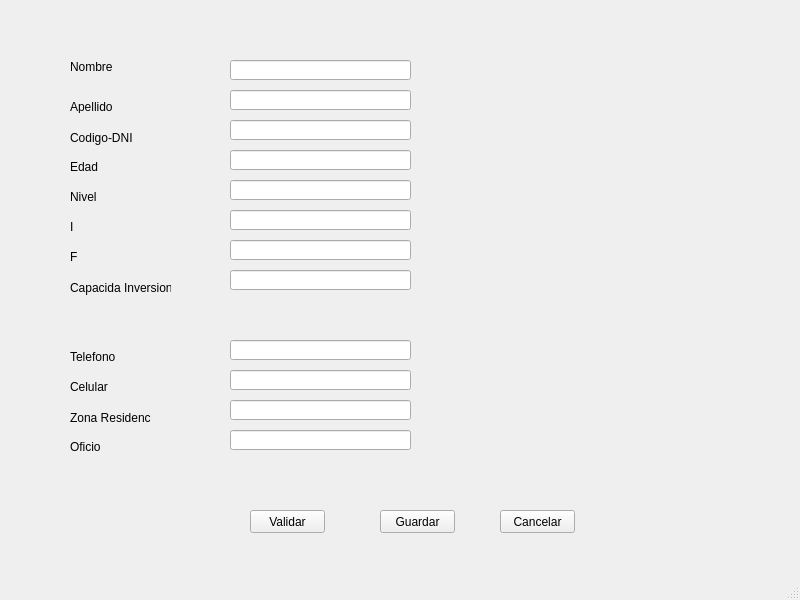
<?xml version="1.0" encoding="UTF-8"?>
<ui version="4.0">
 <class>MainWindow</class>
 <widget class="QMainWindow" name="MainWindow">
  <property name="geometry">
   <rect>
    <x>0</x>
    <y>0</y>
    <width>800</width>
    <height>600</height>
   </rect>
  </property>
  <property name="windowTitle">
   <string>MainWindow</string>
  </property>
  <widget class="QWidget" name="centralwidget">
   <widget class="QLabel" name="label_Nombre">
    <property name="geometry">
     <rect>
      <x>70</x>
      <y>60</y>
      <width>47</width>
      <height>13</height>
     </rect>
    </property>
    <property name="text">
     <string>Nombre</string>
    </property>
   </widget>
   <widget class="QLineEdit" name="lineEdit_nombre">
    <property name="geometry">
     <rect>
      <x>230</x>
      <y>60</y>
      <width>181</width>
      <height>20</height>
     </rect>
    </property>
   </widget>
   <widget class="QPushButton" name="pushButton_guardar">
    <property name="geometry">
     <rect>
      <x>380</x>
      <y>510</y>
      <width>75</width>
      <height>23</height>
     </rect>
    </property>
    <property name="text">
     <string>Guardar</string>
    </property>
   </widget>
   <widget class="QPushButton" name="pushButton_2">
    <property name="geometry">
     <rect>
      <x>500</x>
      <y>510</y>
      <width>75</width>
      <height>23</height>
     </rect>
    </property>
    <property name="text">
     <string>Cancelar</string>
    </property>
   </widget>
   <widget class="QLabel" name="label_Apellido">
    <property name="geometry">
     <rect>
      <x>70</x>
      <y>100</y>
      <width>47</width>
      <height>13</height>
     </rect>
    </property>
    <property name="text">
     <string>Apellido</string>
    </property>
   </widget>
   <widget class="QLabel" name="label_Edad">
    <property name="geometry">
     <rect>
      <x>70</x>
      <y>160</y>
      <width>47</width>
      <height>13</height>
     </rect>
    </property>
    <property name="text">
     <string>Edad</string>
    </property>
   </widget>
   <widget class="QLabel" name="label_Codigo">
    <property name="geometry">
     <rect>
      <x>70</x>
      <y>130</y>
      <width>71</width>
      <height>16</height>
     </rect>
    </property>
    <property name="text">
     <string>Codigo-DNI</string>
    </property>
   </widget>
   <widget class="QLabel" name="label_Nivel">
    <property name="geometry">
     <rect>
      <x>70</x>
      <y>190</y>
      <width>47</width>
      <height>13</height>
     </rect>
    </property>
    <property name="text">
     <string>Nivel</string>
    </property>
   </widget>
   <widget class="QLabel" name="label_I">
    <property name="geometry">
     <rect>
      <x>70</x>
      <y>220</y>
      <width>47</width>
      <height>13</height>
     </rect>
    </property>
    <property name="text">
     <string>I</string>
    </property>
   </widget>
   <widget class="QLabel" name="label_F">
    <property name="geometry">
     <rect>
      <x>70</x>
      <y>250</y>
      <width>47</width>
      <height>13</height>
     </rect>
    </property>
    <property name="text">
     <string>F</string>
    </property>
   </widget>
   <widget class="QLabel" name="label_Capacidad_Inv">
    <property name="geometry">
     <rect>
      <x>70</x>
      <y>280</y>
      <width>101</width>
      <height>16</height>
     </rect>
    </property>
    <property name="text">
     <string>Capacida Inversion</string>
    </property>
   </widget>
   <widget class="QLabel" name="label_Telefono">
    <property name="geometry">
     <rect>
      <x>70</x>
      <y>350</y>
      <width>47</width>
      <height>13</height>
     </rect>
    </property>
    <property name="text">
     <string>Telefono</string>
    </property>
   </widget>
   <widget class="QLabel" name="label_Celular">
    <property name="geometry">
     <rect>
      <x>70</x>
      <y>380</y>
      <width>47</width>
      <height>13</height>
     </rect>
    </property>
    <property name="text">
     <string>Celular</string>
    </property>
   </widget>
   <widget class="QLabel" name="label_Zona_Res">
    <property name="geometry">
     <rect>
      <x>70</x>
      <y>410</y>
      <width>81</width>
      <height>16</height>
     </rect>
    </property>
    <property name="text">
     <string>Zona Residencia</string>
    </property>
   </widget>
   <widget class="QLabel" name="label_Oficio">
    <property name="geometry">
     <rect>
      <x>70</x>
      <y>440</y>
      <width>47</width>
      <height>13</height>
     </rect>
    </property>
    <property name="text">
     <string>Oficio</string>
    </property>
   </widget>
   <widget class="QLineEdit" name="lineEdit_apellido">
    <property name="geometry">
     <rect>
      <x>230</x>
      <y>90</y>
      <width>181</width>
      <height>20</height>
     </rect>
    </property>
   </widget>
   <widget class="QLineEdit" name="lineEdit_dni">
    <property name="geometry">
     <rect>
      <x>230</x>
      <y>120</y>
      <width>181</width>
      <height>20</height>
     </rect>
    </property>
   </widget>
   <widget class="QLineEdit" name="lineEdit_4">
    <property name="geometry">
     <rect>
      <x>230</x>
      <y>150</y>
      <width>181</width>
      <height>20</height>
     </rect>
    </property>
   </widget>
   <widget class="QLineEdit" name="lineEdit_nivel">
    <property name="geometry">
     <rect>
      <x>230</x>
      <y>180</y>
      <width>181</width>
      <height>20</height>
     </rect>
    </property>
   </widget>
   <widget class="QLineEdit" name="lineEdit_i">
    <property name="geometry">
     <rect>
      <x>230</x>
      <y>210</y>
      <width>181</width>
      <height>20</height>
     </rect>
    </property>
   </widget>
   <widget class="QLineEdit" name="lineEdit_f">
    <property name="geometry">
     <rect>
      <x>230</x>
      <y>240</y>
      <width>181</width>
      <height>20</height>
     </rect>
    </property>
   </widget>
   <widget class="QLineEdit" name="lineEdit_cap_inv">
    <property name="geometry">
     <rect>
      <x>230</x>
      <y>270</y>
      <width>181</width>
      <height>20</height>
     </rect>
    </property>
   </widget>
   <widget class="QLineEdit" name="lineEdit_cel">
    <property name="geometry">
     <rect>
      <x>230</x>
      <y>370</y>
      <width>181</width>
      <height>20</height>
     </rect>
    </property>
   </widget>
   <widget class="QLineEdit" name="lineEdit_telef">
    <property name="geometry">
     <rect>
      <x>230</x>
      <y>340</y>
      <width>181</width>
      <height>20</height>
     </rect>
    </property>
   </widget>
   <widget class="QLineEdit" name="lineEdit_dir_domic">
    <property name="geometry">
     <rect>
      <x>230</x>
      <y>400</y>
      <width>181</width>
      <height>20</height>
     </rect>
    </property>
   </widget>
   <widget class="QLineEdit" name="lineEdit_carr_pro">
    <property name="geometry">
     <rect>
      <x>230</x>
      <y>430</y>
      <width>181</width>
      <height>20</height>
     </rect>
    </property>
   </widget>
   <widget class="QPushButton" name="pushButton_validar">
    <property name="geometry">
     <rect>
      <x>250</x>
      <y>510</y>
      <width>75</width>
      <height>23</height>
     </rect>
    </property>
    <property name="text">
     <string>Validar</string>
    </property>
   </widget>
  </widget>
  <widget class="QMenuBar" name="menubar">
   <property name="geometry">
    <rect>
     <x>0</x>
     <y>0</y>
     <width>800</width>
     <height>21</height>
    </rect>
   </property>
  </widget>
  <widget class="QStatusBar" name="statusbar"/>
 </widget>
 <resources/>
 <connections/>
</ui>
